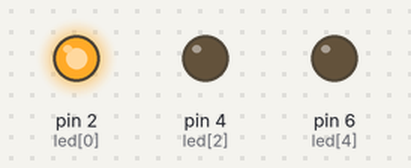
This sketch was run on a simulated Arduino Uno, built with avr-gcc and run on an emulated ATmega328P. Shown: output pins drawn as LEDs (lit = HIGH).

Above: at 0.5 s.
At 2.5 s:
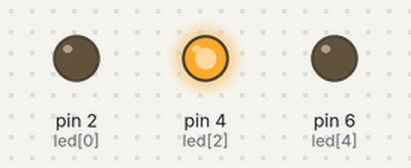
At 4.5 s:
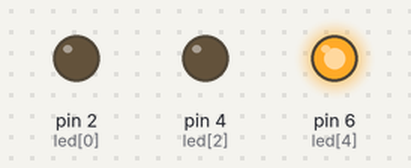
At 5.5 s:
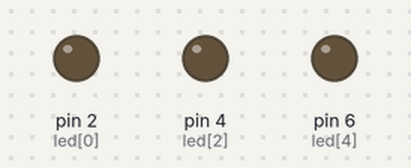
Timing chart, 0 to 7.8 s (numbered marks = the images above):
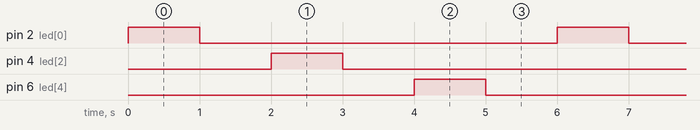

The sketch:

lab1a.ino
```cpp
// C++ code
//
const int led[]={2,3,4,5,6};
void setup()
{
  for(int i=0;i<6;i=i+2){
  pinMode(led[i], OUTPUT);
  }
}

void loop()
{

  for(int i=0;i<6;i=i+2){
  digitalWrite(led[i], HIGH);
  delay(1000); // Wait for 1000 millisecond(s)
  digitalWrite(led[i], LOW);
  delay(1000); // Wait for 1000 millisecond(s)
}
}
```

Measured:
- by itself, pin 2 (led[0]), pin 4 (led[2]), pin 6 (led[4]): alternates HIGH for 1.0 s and LOW for 5.0 s
- by itself, everything shown: repeats every 6.0 s, in 6 steps
